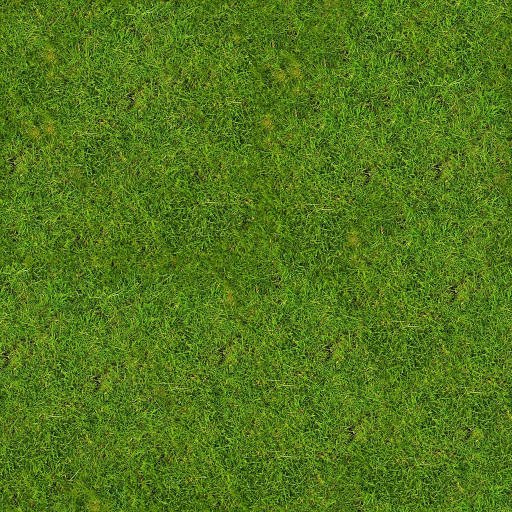
#> input picture _src/kit/grass.jpg, 1024 x 1024 px (shown at 1/2 size)
$ python sheet.py ../kit/grass.jpg ../kit/grass.jpg 5
#> lines starting #> are read from the running program, lines starting #| are printed output that depends on the picture
import cv2, glob, numpy as np, sys
pat, out = sys.argv[1], sys.argv[2]; per = int(sys.argv[3]) if len(sys.argv) > 3 else 9
fs = sorted(glob.glob(pat)); ims = [cv2.resize(cv2.imread(f), (640, 360)) for f in fs]
#> after `ims = [cv2.resize(cv2.imread(f), (640, 360)) for f in fs]`: ims = 1 item
for i, f in enumerate(fs): cv2.putText(ims[i], f.split('_')[-1][:-4], (8, 24), cv2.FONT_HERSHEY_SIMPLEX, 0.7, (0, 255, 255), 2)
for k in range(0, len(ims), per):
    ch = ims[k:k + per]
    while len(ch) % 3: ch.append(np.zeros_like(ims[0]))
    cv2.imwrite(out.replace('.jpg', f'_{k // per}.jpg'), np.vstack([np.hstack(ch[i:i + 3]) for i in range(0, len(ch), 3)]), [cv2.IMWRITE_JPEG_QUALITY, 80])
#> this loop made 1 pass
#> pass 1, `cv2.imwrite(out.replace('.jpg', f'_{k // per}.jpg'), np.vstack([np.hst..`:
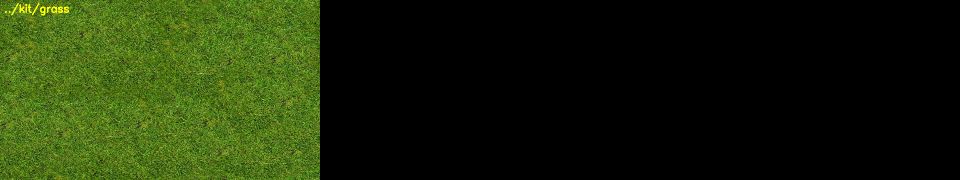
#> saved as grass_0.jpg: shape (360, 1920, 3) (shown at 1/2 size); mean B, G, R 8.9, 39.8, 27.7
